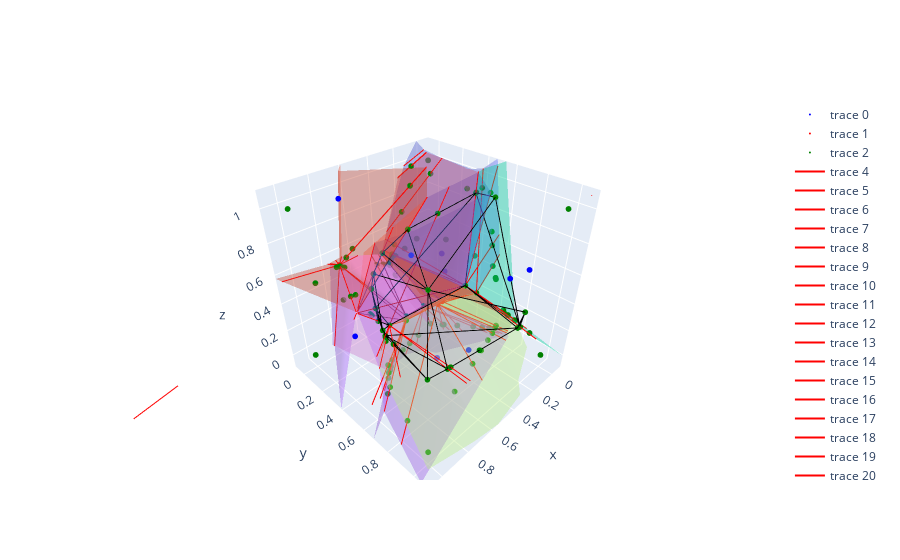

This figure's notebook cell:
### Code cell
import numpy as np
import plotly.graph_objects as go
from scipy.spatial import ConvexHull
import plotly.io as pio

fig = go.Figure()

# Plot original points
fig.add_trace(go.Scatter3d(x=points[:, 0], y=points[:, 1], z=points[:, 2],
                           mode='markers', marker=dict(size=2, color='blue')))

fig.add_trace(go.Scatter3d(x=vor_extended.vertices[:, 0], y=vor_extended.vertices[:, 1], z=vor_extended.vertices[:, 2],
                           mode='markers', marker=dict(size=2, color='red')))

fig.add_trace(go.Scatter3d(x=np.vstack(vertices_regions_inside)[:, 0], y=np.vstack(vertices_regions_inside)[:, 1], z=np.vstack(vertices_regions_inside)[:, 2],
                           mode='markers', marker=dict(size=2, color='green')))



for region in vor_extended.regions:
    if not -1 in region and len(region) > 0:  # Ensure the region is not empty
        polygon = [vor_extended.vertices[i] for i in region]
        fig.add_trace(go.Mesh3d(
            x=np.array(polygon)[:, 0], y=np.array(polygon)[:, 1], z=np.array(polygon)[:, 2],
            opacity=0.4, showscale=False
        ))
        # display edige for this region
        hull = ConvexHull(polygon)
        for simplex in hull.simplices:
            triangle = np.vstack([polygon[simplex[0]], polygon[simplex[1]], polygon[simplex[2]], polygon[simplex[0]]])
            fig.add_trace(go.Scatter3d(
                x=triangle[:, 0], y=triangle[:, 1], z=triangle[:, 2],
                mode='lines', line=dict(color='red', width=2)
            ))


polytope = vertices_regions_inside[1]
hull_polytope = ConvexHull(polytope)


edges = hull_polytope.simplices
for edge in edges:
    fig.add_trace(go.Scatter3d(
        x=polytope[edge, 0], y=polytope[edge, 1], z=polytope[edge, 2],
        mode='lines', line=dict(color='black', width=2)
    ))

# Layout settings
fig.update_layout(scene=dict(
    xaxis=dict(nticks=10, range=[-.1, 1.1]),
    yaxis=dict(nticks=10, range=[-.1, 1.1]),
    zaxis=dict(nticks=10, range=[-.1, 1.1]),
    aspectratio=dict(x=1, y=1, z=1)
))

pio.show(fig)
